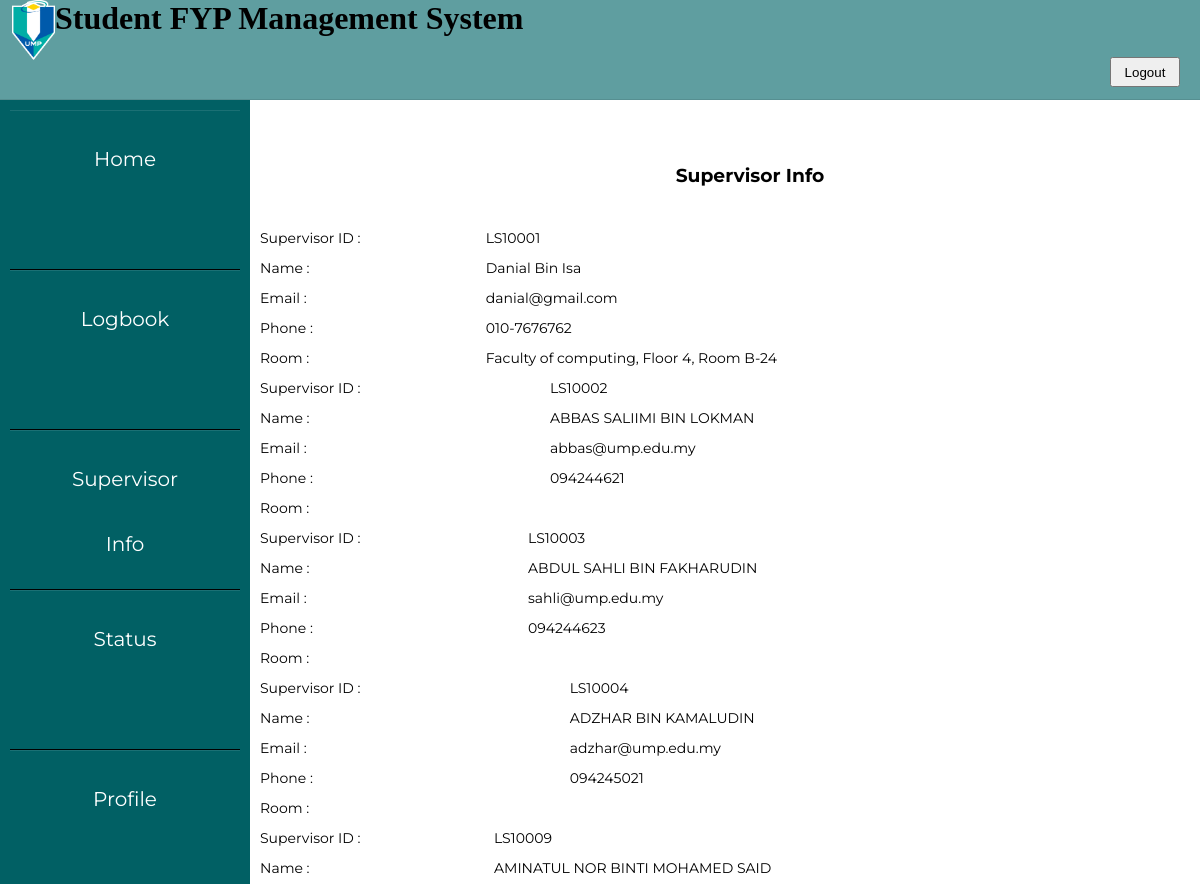
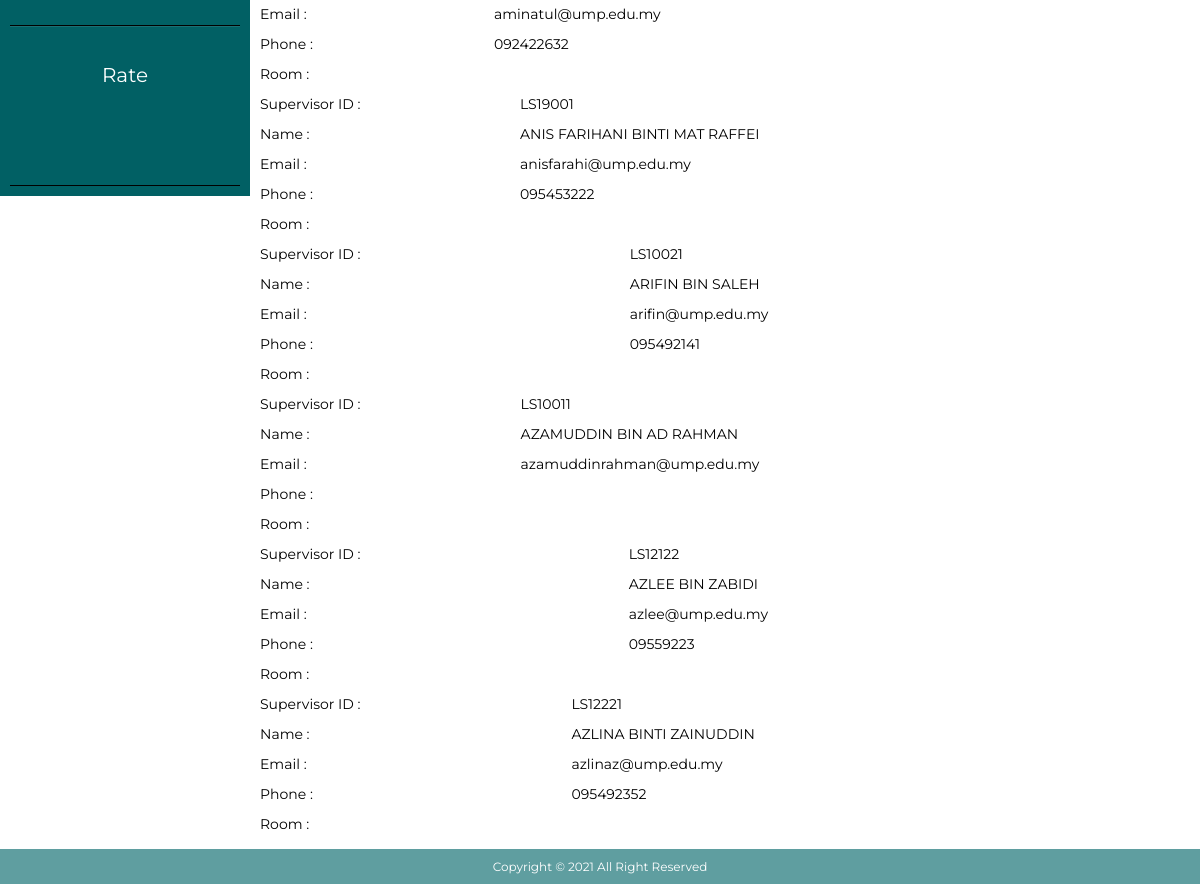
The app's page /studentsvinfofyp2.php with its own data (2 pictures, top to bottom).
### tables this page shows
CREATE TABLE `supervisor` (
  `supid` int(11) NOT NULL,
  `sup_id` varchar(10) NOT NULL,
  `supname` varchar(50) NOT NULL,
  `supemail` varchar(50) NOT NULL,
  `supphone` varchar(11) NOT NULL,
  `suproom` varchar(100) NOT NULL
);

### studentsvinfofyp2.php (the view, shortened to what this page needs)
<?php
include_once './include/config.php';
session_start();?>
<!DOCTYPE html>
<html lang="en">
    <head>
        <link href="css/layout.css" type="text/css" rel="stylesheet" media="screen,projection">
        <link href="css/sidebar.css" type="text/css" rel="stylesheet" media="screen,projection">
    </head>
    <body>
    <div class="header">
        <div class ="inner_header">
            <div class="logo_container">
            <img src="umplogo.png" alt="imgheader">
            </div><div class="textheader"><h1>Student FYP Management System</h1><div><nav>
                <li><span><a href="logout.php"><button>Logout</button></a></span></li>
      </nav>
</div></div>
        </div>
</div>
<div class="row">
    <div class="column left">
    <ul>
    <li> <a href="studenthomefyp2.php" class="button" name="home">Home</a></li>
        <li><a href="logbookfyp2page2.php" class="button"  name="studinfo">Logbook</a></li>
       <li><a href="studentsvinfofyp2.php" class="button" name="profile">Supervisor Info</a></li>
        <li><a href="studentfyp2status.php" class="button" name="status">Status</a></li>
        <li><a href="studentfyp2profile.php" class="button"  name="profile">Profile</a></li>
       <li><a href="#" class="button"  name="report">Rate</a></li>
    </div>
    <div class="column right">
        <br>
    <div align="center"><h3>Supervisor Info</h3><br><br>
    <?php
$sql = "SELECT sup_id,supname,supemail,supphone,suproom FROM supervisor";
$result = $conn->query($sql);
if ($result->num_rows > 0) {
  while($row = $result->fetch_assoc()) {
?><table align="center">
<tr>
    <td>Supervisor ID :</td>
    <td><?php echo $row["sup_id"];?></td>
  </tr>
<tr>
    <td>Name :</td>
    <td><?php echo $row["supname"];?></td>
  </tr>
  <tr>
    <td>Email :</td>
    <td><?php echo $row["supemail"];?></td>
  </tr>
  <tr>
    <td>Phone :</td>
    <td><?php echo $row["supphone"];?></td>
  </tr>
    <tr>
    <td>Room :</td>
    <td><?php echo $row["suproom"];?></td>
  </tr>
    </table>
<?php
  }
} else { ?>
    <p align ="center"><?php echo "No data in databases";?></p> <?php
}
?>
    </div>
</div>
<footer id="footer">
                        <span> Copyright &copy; 2021 All Right Reserved</span>
            </footer>
    </body>
</html>

### css/layout.css (style rules this page uses)
img { width: 55px;; height: 60px; padding-left: 12px; }
.header { width: 100vw; height: 100px; border-bottom: solid 1px rgba(16, 16, 16, 0.1); font-family: 'Poppins'; background-color: cadetblue; text-decoration: none; }
table { border-collapse: collapse; width: 100%; }
h3 { font-family: 'Montserrat'; }
html,body { height: 100%; }
td { height: 30px; }
#footer { text-align: center; padding: 10px; background-color: cadetblue; color: white; position: relative; width: 100%; font-family: 'Montserrat'; font-size: 12px; margin-top: -100px; clear:both; }
.logo_container { height: 100%; display: table; float: left; }
.header nav { float:right; height: 100%; }
.header nav li { height: 100%; display: table; float:left; margin-right: 30px; margin-top: 20px; font-family: 'Montserrat'; font-size: 15px; }
.header nav li:last-of-type { margin-right:20; }
.header nav a { color:white; }
table { font-family: 'Montserrat'; font-size: 14px; }
button { height:30px; width: 70px; margin-left:100px }

### css/sidebar.css (style rules this page uses)
* { box-sizing: border-box; padding:0; margin:0; }
.column { float: left; width: 50%; padding: 10px; height: 300px; }
.row:after { content: ""; display: table; clear: both; }
.left { width: 250px; height: auto; background: #016064; }
.left ul a { display: block; height:20%; width: 100%; line-height:65px; font-size: 20px; color: white; padding-left: 40px; border-top: 1px solid rgba(255,255,255,.1); border-bottom: 1px solid black; }
.right { width: 75%; height: auto; }
.button { background-color: #016064; text-align: center; cursor: pointer; outline: none; border: none; color: #fff; border-radius: 0px; text-decoration: none; font-size: small; font-family: 'Montserrat'; padding: 16px 40px; transition: .4s; }
h3 { padding-left: 100px; }
button { padding: center; }

### records on screen
supervisor: sup "LS10001", supname "Danial Bin Isa", supemail "danial@gmail.com", supphone "010-7676762", suproom "Faculty of computing, Floor 4, Room B-24"
supervisor: sup "LS10002", supname "ABBAS SALIIMI BIN LOKMAN", supemail "abbas@ump.edu.my", supphone "094244621"
supervisor: sup "LS10003", supname "ABDUL SAHLI BIN FAKHARUDIN", supemail "sahli@ump.edu.my", supphone "094244623"
supervisor: sup "LS10004", supname "ADZHAR BIN KAMALUDIN", supemail "adzhar@ump.edu.my", supphone "094245021"
supervisor: sup "LS10009", supname "AMINATUL NOR BINTI MOHAMED SAID", supemail "aminatul@ump.edu.my", supphone "092422632"
supervisor: sup "LS19001", supname "ANIS FARIHANI BINTI MAT RAFFEI", supemail "anisfarahi@ump.edu.my", supphone "095453222"
supervisor: sup "LS10021", supname "ARIFIN BIN SALEH", supemail "arifin@ump.edu.my", supphone "095492141"
supervisor: sup "LS10011", supname "AZAMUDDIN BIN AD RAHMAN", supemail "azamuddinrahman@ump.edu.my"
supervisor: sup "LS12122", supname "AZLEE BIN ZABIDI", supemail "azlee@ump.edu.my", supphone "09559223"
supervisor: sup "LS12221", supname "AZLINA BINTI ZAINUDDIN", supemail "azlinaz@ump.edu.my", supphone "095492352"
